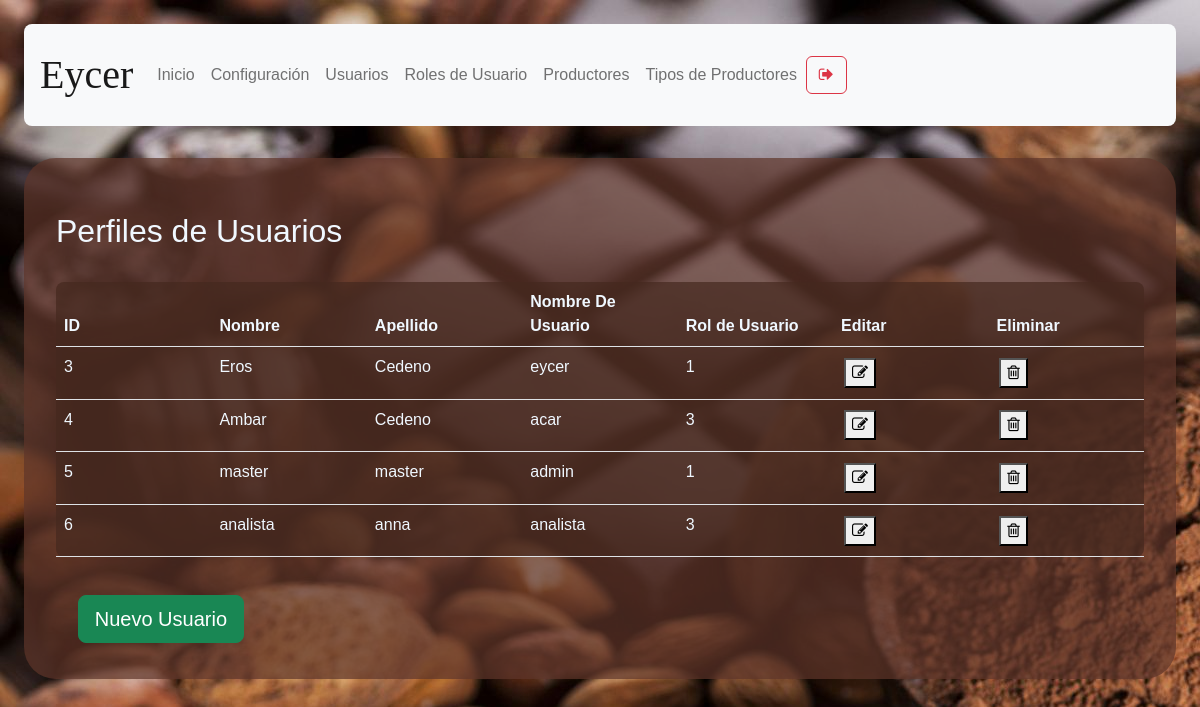
Screenshot of /user-management (signed in) with the database file from the repository.
### models/user.py (models this page shows, shortened)
class User(db.Model) :
    __tablename__ = "user"
    id = db.Column(db.Integer, primary_key = True)
    name = db.Column(db.String(100), nullable = False)
    last_name = db.Column(db.String(100), nullable = False)
    username = db.Column(db.String(100), unique = True, nullable = False)
    email = db.Column(db.String(100), nullable = True)
    password = db.Column(db.String(100), nullable = False)
    gender = db.Column(db.String(10), nullable = False)
    date_of_birth = db.Column(db.String(10), nullable = False)
    phone = db.Column(db.String(20), nullable = True)
    address = db.Column(db.String(150), nullable = True)
    user_rol_id = db.Column(db.Integer, db.ForeignKey('user_rol.id'))
    def get_user_rol_by_username( self, username ):
        user_rol_id = User.query.filter_by(username = username).first().user_rol_id
        user_rol = User_rol.query.get(user_rol_id).description
        return user_rol

### routes/admin.py (the view)
@admin.route('/user-management')
def user_management():
    if( not verify_permissions(session, User) ):
        return redirect(url_for('auth.index'))
    rols = User_rol.query.all()
    users = User.query.all()
    if 'management-status' not in session:
        return render_template('user-management.html', status="",\
            rol = session['rol'], rols = rols, users = users)
    status = session['management-status']
    session.pop('management-status', None)
    return render_template('user-management.html', status=status, \
        rol = session['rol'], rols=rols, users = users )

### utils/functions.py (called while the page is built)
def verify_permissions(session, User, allowed=['admin']):
    return 'username' in session and \
    ( allowed == 'all' or User.get_user_rol_by_username(User, session['username']) in allowed)

### templates/user-management.html (shortened to what this page needs)
{% extends "base.html" %}
{% block content %}
    <h2>Perfiles de Usuarios</h2>
    <table class="table content-table">
        <thead>
            <th>ID</th>
            <th>Nombre</th>
            <th>Apellido</th>
            <th>Nombre De Usuario</th>
            <th>Rol de Usuario</th>
            <th>Editar</th>
            <th>Eliminar</th>
        </thead>
        <tbody>
        {% for user in users %}
        <tr>
            <td>{{ user.id }}</td>
            <td>{{ user.name }}</td>
            <td>{{ user.last_name }}</td>
            <td>{{ user.username }}</td>
            <td>{{ user.user_rol_id }}</td>
            <td><button onclick="window.location.href=`/user-management/edit-user/{{ user.id }}`"><i class="fa fa-pencil-square-o" aria-hidden="true"></i></button></td>
            <td><button onclick='deleteConfirm( {{user.id}}, "User" )'><i class="fa fa-trash-o" aria-hidden="true"></i></button></td>
        </tr>
        {% endfor %}
        </tbody>
    </table>
    <button type="submit" onclick="showForm()" class="btn btn-success btn-lg mb-1">Nuevo Usuario</button>
{% endblock %}

### templates/base.html (shortened to what this page needs)
<!DOCTYPE html>
<html>
<head>
    <link href="https://cdn.jsdelivr.net/npm/bootstrap@5.2.0-beta1/dist/css/bootstrap.min.css" rel="stylesheet">
     <link rel="stylesheet" href="https://cdnjs.cloudflare.com/ajax/libs/font-awesome/4.7.0/css/font-awesome.min.css">
     <link rel='stylesheet' type='text/css' media='screen'  href= "{{ url_for('static',filename='styles/main.css') }}">
</head>
<body>
    <nav class="navbar navbar-expand-lg navbar-light bg-light top">
        <a class="navbar-brand nav-user" href="#"> {{ session['username'] }}</a>
        <div class="collapse navbar-collapse" id="navbarSupportedContent">
          <ul class="navbar-nav mr-auto">
            <li class="nav-item active">
              <a class="nav-link" href="/">Inicio <span class="sr-only">(current)</span></a>
            </li>
            <li class="nav-item">
              <a class="nav-link" href="/user-settings">Configuración</a>
            </li>
            {% if rol == 'admin' %}
            <li class="nav-item">
                <a class="nav-link" href="/user-management">Usuarios</a>
            </li>
            <li class="nav-item">
                <a class="nav-link" href="/user-rol-management">Roles de Usuario</a>
            </li>
            <li class="nav-item">
                <a class="nav-link" href="/productor-data">Productores</a>
            </li>
            <li class="nav-item">
                <a class="nav-link" href="/productor-type">Tipos de Productores</a>
            </li>
                {% endif %}
          </ul>
          <form action="logout">
          <button class="btn btn-outline-danger my-2 my-sm-0">
              <i class="fa fa-sign-out" aria-hidden="true"></i>
            </button>
          </form>
        </div>
      </nav>
    <section class="content">
        {% block content %}
        {% endblock %}
    </section>
</body>
</html>

### static/styles/main.css (style rules this page uses)
body { background-color:aliceblue; background-image: url("../media/2316549.jpg"); margin: 2%; font-family: 'Gill Sans', 'Gill Sans MT', Calibri, 'Trebuchet MS', sans-serif; }
button { margin: 2%; }
h1, h2 { margin-top: 2%; }
section.content { background-color: rgba(95, 54, 42, 0.7); padding: 2em; color:aliceblue; margin-top: 2em; border-radius: 2em; }
.content-table { background-color: rgba(69, 40, 31, 0.7); padding: 2em; color:aliceblue; margin-top: 2em; border-radius: .5em; }
nav.top { padding: 1em; border-radius: 0.5em; }
.nav-user { text-transform: capitalize; text-align: center; font-family: cursive; font-size: 2.5em; }
table { width:100%; table-layout:fixed; }
td { word-wrap:break-word; }

### rows the page displays
User: username "Eycer", id "3", name "Eros", last_name "Cedeno", username "eycer", user_rol_id "1"
User: id "4", name "Ambar", last_name "Cedeno", username "acar", user_rol_id "3"
User: id "5", name "master", last_name "master", username "admin", user_rol_id "1"
User: id "6", name "analista", last_name "anna", username "analista", user_rol_id "3"
